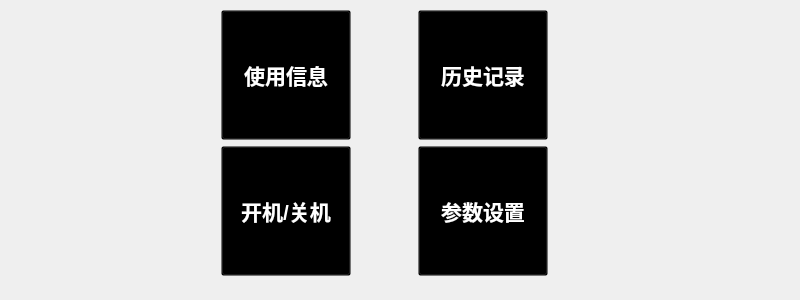
<?xml version="1.0" encoding="UTF-8"?>
<ui version="4.0">
 <class>FunctionTable</class>
 <widget class="QWidget" name="FunctionTable">
  <property name="geometry">
   <rect>
    <x>0</x>
    <y>0</y>
    <width>800</width>
    <height>300</height>
   </rect>
  </property>
  <property name="windowTitle">
   <string>Form</string>
  </property>
  <widget class="QWidget" name="layoutWidget">
   <property name="geometry">
    <rect>
     <x>160</x>
     <y>10</y>
     <width>451</width>
     <height>268</height>
    </rect>
   </property>
   <layout class="QGridLayout" name="gridLayout">
    <item row="0" column="0">
     <widget class="QToolButton" name="operationInfo">
      <property name="minimumSize">
       <size>
        <width>130</width>
        <height>130</height>
       </size>
      </property>
      <property name="font">
       <font>
        <pointsize>16</pointsize>
        <weight>75</weight>
        <bold>true</bold>
       </font>
      </property>
      <property name="styleSheet">
       <string notr="true">background:transparent;color:white;font-Weight:bold;</string>
      </property>
      <property name="text">
       <string>使用信息</string>
      </property>
      <property name="icon">
       <iconset resource="InverterController.qrc">
        <normaloff>:/images/shiyongxinxibig.png</normaloff>:/images/shiyongxinxibig.png</iconset>
      </property>
      <property name="iconSize">
       <size>
        <width>100</width>
        <height>100</height>
       </size>
      </property>
      <property name="toolButtonStyle">
       <enum>Qt::ToolButtonTextUnderIcon</enum>
      </property>
     </widget>
    </item>
    <item row="0" column="1">
     <widget class="QToolButton" name="historyInfo">
      <property name="minimumSize">
       <size>
        <width>130</width>
        <height>130</height>
       </size>
      </property>
      <property name="font">
       <font>
        <pointsize>16</pointsize>
        <weight>75</weight>
        <bold>true</bold>
       </font>
      </property>
      <property name="styleSheet">
       <string notr="true">background:transparent;color:white;font-Weight:bold;</string>
      </property>
      <property name="text">
       <string>历史记录</string>
      </property>
      <property name="icon">
       <iconset resource="InverterController.qrc">
        <normaloff>:/images/hostorybig.png</normaloff>:/images/hostorybig.png</iconset>
      </property>
      <property name="iconSize">
       <size>
        <width>100</width>
        <height>100</height>
       </size>
      </property>
      <property name="toolButtonStyle">
       <enum>Qt::ToolButtonTextUnderIcon</enum>
      </property>
     </widget>
    </item>
    <item row="1" column="0">
     <widget class="QToolButton" name="onOff">
      <property name="minimumSize">
       <size>
        <width>130</width>
        <height>130</height>
       </size>
      </property>
      <property name="font">
       <font>
        <pointsize>16</pointsize>
        <weight>75</weight>
        <bold>true</bold>
       </font>
      </property>
      <property name="styleSheet">
       <string notr="true">background:transparent;color:white;font-Weight:bold;</string>
      </property>
      <property name="text">
       <string>开机/关机</string>
      </property>
      <property name="icon">
       <iconset resource="InverterController.qrc">
        <normaloff>:/images/openbig.png</normaloff>:/images/openbig.png</iconset>
      </property>
      <property name="iconSize">
       <size>
        <width>100</width>
        <height>100</height>
       </size>
      </property>
      <property name="toolButtonStyle">
       <enum>Qt::ToolButtonTextUnderIcon</enum>
      </property>
     </widget>
    </item>
    <item row="1" column="1">
     <widget class="QToolButton" name="paramSet">
      <property name="minimumSize">
       <size>
        <width>130</width>
        <height>130</height>
       </size>
      </property>
      <property name="font">
       <font>
        <pointsize>16</pointsize>
        <weight>75</weight>
        <bold>true</bold>
       </font>
      </property>
      <property name="styleSheet">
       <string notr="true">background:transparent;color:white;font-Weight:bold;</string>
      </property>
      <property name="text">
       <string>参数设置</string>
      </property>
      <property name="icon">
       <iconset resource="InverterController.qrc">
        <normaloff>:/images/canshusetbig.png</normaloff>:/images/canshusetbig.png</iconset>
      </property>
      <property name="iconSize">
       <size>
        <width>100</width>
        <height>100</height>
       </size>
      </property>
      <property name="toolButtonStyle">
       <enum>Qt::ToolButtonTextUnderIcon</enum>
      </property>
     </widget>
    </item>
   </layout>
  </widget>
 </widget>
 <resources>
  <include location="InverterController.qrc"/>
 </resources>
 <connections/>
</ui>
